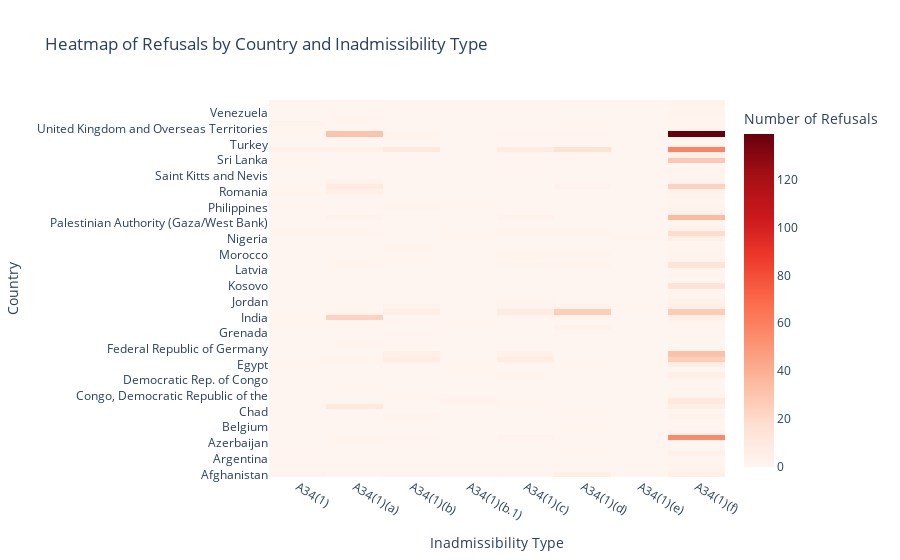

Here is the notebook cell this chart was saved with:
### Markdown cell above
## Heatmap Commentary: Refusals by Country and Inadmissibility Type

### Code cell
# Create a pivot table for the heatmap: countries as rows, inadmissibility types as columns
df_heatmap = df.groupby(["country", "inadmissibility_grounds"])["count"].sum().reset_index()
pivot_heatmap = df_heatmap.pivot(index="country", columns="inadmissibility_grounds", values="count").fillna(0)

# Plot using go.Heatmap for compatibility and full control
fig_heatmap = go.Figure(data=go.Heatmap(
    z=pivot_heatmap.values,
    x=list(pivot_heatmap.columns),
    y=list(pivot_heatmap.index),
    colorscale='Reds',
    colorbar=dict(title='Number of Refusals')
))

fig_heatmap.update_layout(
    title='Heatmap of Refusals by Country and Inadmissibility Type',
    xaxis_title='Inadmissibility Type',
    yaxis_title='Country'
)

fig_heatmap.show()

### Figure 1 — Plotly figure (JSON) as saved in the notebook; plotly's stock layout.template omitted (floating-point values rounded to 4 significant figures; data arrays with more than 128 entries replaced by an {"elided": "..."} marker saying what was removed)
{"data": [{"colorbar": {"title": {"text": "Number of Refusals"}}, "colorscale": [[0, "rgb(255,245,240)"], [0.125, "rgb(254,224,210)"], [0.25, "rgb(252,187,161)"], [0.375, "rgb(252,146,114)"], [0.5, "rgb(251,106,74)"], [0.625, "rgb(239,59,44)"], [0.75, "rgb(203,24,29)"], [0.875, "rgb(165,15,21)"], [1, "rgb(103,0,13)"]], "type": "heatmap", "x": ["A34(1)", "A34(1)(a)", "A34(1)(b)", "A34(1)(b.1)", "A34(1)(c)", "A34(1)(d)", "A34(1)(e)", "A34(1)(f)"], "y": ["Afghanistan", "Algeria", "Angola", "Argentina", "Armenia", "Austria", "Azerbaijan", "Bangladesh", "Belarus", "Belgium", "Brazil", "Burundi", "Chad", "China", "Colombia", "Congo, Democratic Republic of the", "Cuba", "Czech Republic", "Democratic Rep. of Congo", "Democratic Republic of Sudan", "Ecuador", "Egypt", "Eritrea", "Ethiopia", "Federal Republic of Germany", "Germany, Federal Republic Of", "Ghana", "Grenada", "Guyana", "Haiti", "India", "Iran", "Iraq", "Jordan", "Kazakhstan", "Kenya", "Kosovo", "Kosovo, Republic of", "Kyrgyzstan", "Latvia", "Lebanon", "Libya", "Morocco", "Myanmar (Burma)", "Namibia", "Nigeria", "Pakistan", "Palestinian Authority", "Palestinian Authority (Gaza/West Bank)", "People's Republic of China", "Peru", "Philippines", "Poland", "Republic of Ivory Coast", "Romania", "Russia", "Rwanda", "Saint Kitts and Nevis", "Saudi Arabia", "Socialist Republic of Vietnam", "Sri Lanka", "Stateless", "Syria", "Turkey", "Uganda", "Ukraine", "United Kingdom and Overseas Territories", "United States of America", "Uzbekistan", "Venezuela", "Yemen, Republic of", "Zimbabwe"], "z": {"elided": "72x8 float values"}}], "layout": {"title": {"text": "Heatmap of Refusals by Country and Inadmissibility Type"}, "xaxis": {"title": {"text": "Inadmissibility Type"}}, "yaxis": {"title": {"text": "Country"}}}}
